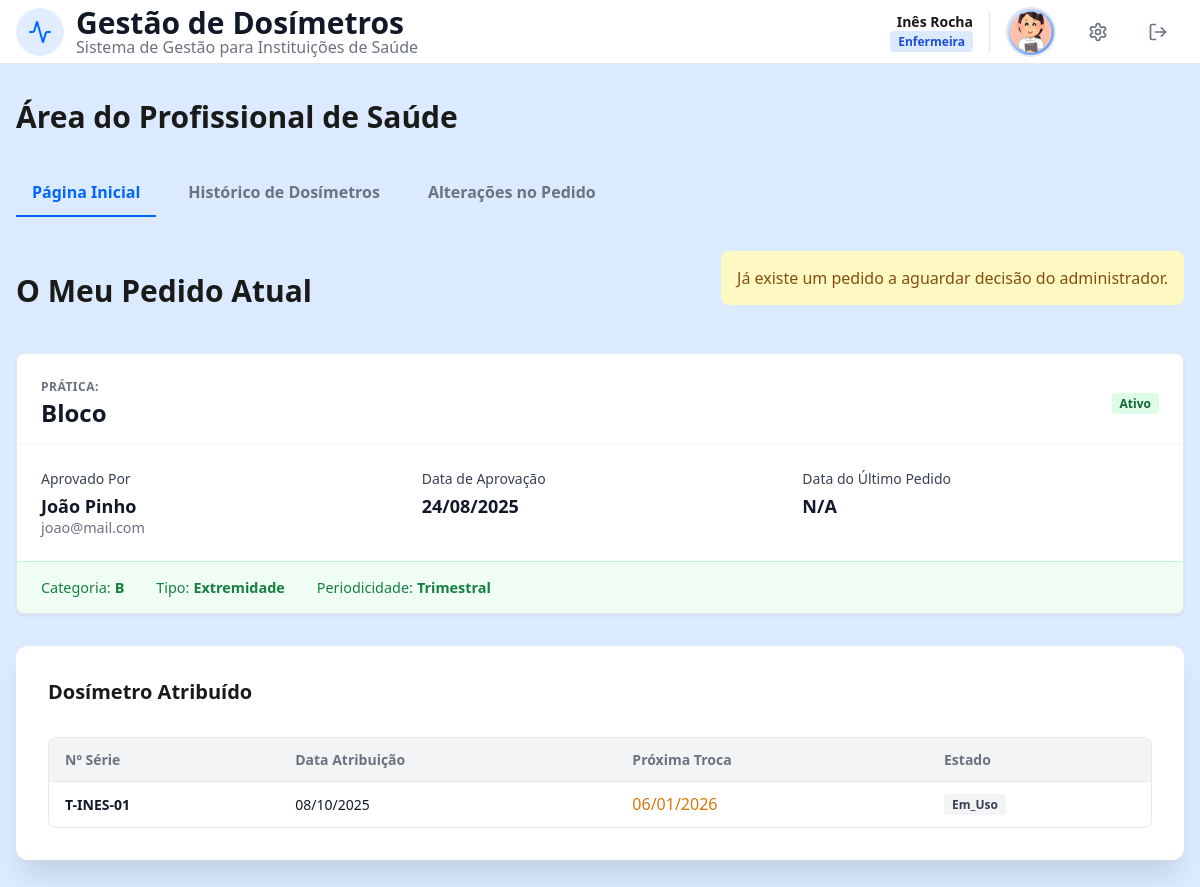
The page /HP.php (signed in) on the database its author committed.
### tables this page shows
CREATE TABLE DosimeterRequest (
    idR INTEGER PRIMARY KEY AUTOINCREMENT,
    idU INTEGER NOT NULL,
    pratica TEXT NOT NULL,
    requestDate DATETIME NOT NULL,
    decisionMade BOOLEAN DEFAULT 0,
    FOREIGN KEY (idU) REFERENCES User(idU) ON DELETE CASCADE
);

CREATE TABLE ApprovedRequest (
    idA INTEGER PRIMARY KEY AUTOINCREMENT,
    idR INTEGER NOT NULL,
    idP INTEGER NOT NULL,
    approvalDate DATETIME NOT NULL,
    periodicity TEXT CHECK(periodicity IN ('Mensal','Trimestral')) NOT NULL,
    riskCategory TEXT CHECK(riskCategory IN ('A', 'B')) NOT NULL,
    dosimeterType TEXT CHECK(dosimeterType IN ('Corpo Inteiro','Extremidade')) NOT NULL,
    status TEXT CHECK(status IN ('Ativo', 'Suspenso')) DEFAULT 'Ativo',
    FOREIGN KEY (idR) REFERENCES DosimeterRequest(idR) ON DELETE CASCADE,
    FOREIGN KEY (idP) REFERENCES User(idU) ON DELETE CASCADE
);

CREATE TABLE User (
    idU INTEGER PRIMARY KEY AUTOINCREMENT,
    name TEXT NOT NULL,
    surname TEXT NOT NULL, 
    birthDate DATE NOT NULL,
    sex TEXT CHECK(sex IN ('Female', 'Male', 'Other')) NOT NULL,
    email TEXT UNIQUE NOT NULL, 
    password TEXT NOT NULL,
    phoneN TEXT CHECK(phoneN GLOB '+[0-9][0-9][0-9]*'),
    userType TEXT CHECK(userType IN ('Administrador', 'Físico Médico', 'Profissional de Saúde')) NOT NULL,
    userStatus BOOLEAN DEFAULT 1,
    profilePic TEXT DEFAULT 'foto/12225881.png'
);

CREATE TABLE DosimeterAssignment (
    idDA INTEGER PRIMARY KEY AUTOINCREMENT,
    idA INTEGER NOT NULL,
    dosimeterSerial TEXT,
    assignmentDate DATETIME,
    nextReplacementDate DATETIME,
    periodicity TEXT CHECK(periodicity IN ('Mensal','Trimestral')) NOT NULL,
    status TEXT CHECK(status IN ('Por_Associar','Em_Uso','Suspenso')) DEFAULT 'Por_Associar',
    FOREIGN KEY (idA) REFERENCES ApprovedRequest(idA) ON DELETE CASCADE
);

### database/hp_db.php (called while the page is built, shortened)
<?php
function getLastRequest($db, $idUser) {
    $sql = "SELECT dr.pratica, dr.decisionMade, ar.status as stAp, ar.approvalDate,
            u.name, u.surname, u.email, rr.comment as motRej,
            da.dosimeterSerial, da.assignmentDate, da.nextReplacementDate, da.status as stDos,
            ar.riskCategory, ar.dosimeterType, ar.periodicity
            FROM DosimeterRequest dr
            LEFT JOIN ApprovedRequest ar ON dr.idR = ar.idR
            LEFT JOIN RejectedRequest rr ON dr.idR = rr.idR
            LEFT JOIN User u ON (ar.idP = u.idU OR rr.idP = u.idU)
            LEFT JOIN DosimeterAssignment da ON ar.idA = da.idA
            WHERE dr.idU = :id ORDER BY dr.requestDate DESC LIMIT 1";
    $stmt = $db->prepare($sql);
    $stmt->execute(['id' => $idUser]);
    return $stmt->fetch(PDO::FETCH_ASSOC);
}
function checkPendingChange($db, $idUser) {
    $sql = "SELECT COUNT(*)
            FROM ChangeRecord
            WHERE idUser = ? AND LOWER(TRIM(status)) = 'pendente'";
    $stmt = $db->prepare($sql);
    $stmt->execute([$idUser]);
    return $stmt->fetchColumn() > 0;
}
?>

### templates/hp_views.php (the view, shortened to what this page needs)
<?php
function getStatusClass($estado) {
    switch (strtolower(trim($estado))) {
        case 'ativo': return 'badge-green';
        default: return 'badge-gray';
    }
}
function renderHPTabs($currentTab) {
    ?>
    <div class="admin-tabs">
        <a href="HP.php?tab=dashboard" class="tab-link <?php echo $currentTab=='dashboard'?'active':''; ?>">Página Inicial</a>
        <a href="HP.php?tab=historico" class="tab-link <?php echo $currentTab=='historico'?'active':''; ?>">Histórico de Dosímetros</a>
        <a href="HP.php?tab=alteracoes" class="tab-link <?php echo $currentTab=='alteracoes'?'active':''; ?>">Alterações no Pedido</a>
    </div>
    <?php
}
function renderDashboard($hp, $last, $temPedidoPendente) {
    $stDash = 'Novo';
    if ($last) {
        if ($last['decisionMade'] == 0) $stDash = 'Pendente';
        elseif ($last['stAp']) $stDash = 'Aprovado';
        else $stDash = 'Rejeitado';
    }
    ?>
<?php if ($stDash === 'Aprovado'): ?>
        <div class="page-header-row mb1">
            <h2 class="titulo">O Meu Pedido Atual</h2>
            <?php if ($temPedidoPendente): ?>
            <div class="alert-container badge-yellow">
                Já existe um pedido a aguardar decisão do administrador.
            </div>
            <?php endif; ?>
        </div>
        <div class="summary-card">
            <div class="summary-header">
                <div class="summary-title-group">
                    <span class="summary-label">Prática:</span>
                    <span class="summary-value"><?php echo htmlspecialchars($last['pratica']); ?></span>
                </div>
                <div>
                    <span class="<?php echo getStatusClass($last['stAp']); ?> role-badge">
                        <?php echo htmlspecialchars($last['stAp']); ?>
                    </span>
                </div>
            </div>
            <div class="summary-body">
                <div>
                    <span class="profile-label">Aprovado Por</span>
                    <div class="nome">
                        <?php echo htmlspecialchars($last['name'].' '.$last['surname']); ?>
                    </div>
                    <div class="com-cinza">
                        <?php echo htmlspecialchars($last['email'] ?? ''); ?>
                    </div>
                </div>
                <div>
                    <span class="profile-label">Data de Aprovação</span>
                    <div class="nome"><?php echo date('d/m/Y', strtotime($last['approvalDate'])); ?></div>
                </div>
                <div>
                    <span class="profile-label">Data do Último Pedido</span>
                    <div class="nome"><?php echo isset($last['requestDate']) ? date('d/m/Y', strtotime($last['requestDate'])) : 'N/A'; ?></div>
                </div>
            </div>
            <div class="summary-footer">
                <span class="tech-item">Categoria: <strong><?php echo htmlspecialchars($last['riskCategory']); ?></strong></span>
                <span class="tech-item">Tipo: <strong><?php echo htmlspecialchars($last['dosimeterType']); ?></strong></span>
                <span class="tech-item">Periodicidade: <strong><?php echo htmlspecialchars($last['periodicity']); ?></strong></span>
            </div>
        </div>
        <div class="card mb2">
            <h3 class="titulo-separador mb1">Dosímetro Atribuído</h3>
            <div class="table-container">
                <table class="admin-table">
                    <thead><tr><th>Nº Série</th><th>Data Atribuição</th><th>Próxima Troca</th><th>Estado</th></tr></thead>
                    <tbody><tr>
                        <td>
                            <?php if($last['dosimeterSerial']): ?>
                                <strong class="serial-mono"><?php echo htmlspecialchars($last['dosimeterSerial']); ?></strong>
                            <?php else: ?>
                                <span class="text-muted">Por Associar</span>
                            <?php endif; ?>
                        </td>
                        <td><?php echo $last['assignmentDate']?date('d/m/Y',strtotime($last['assignmentDate'])):'-'; ?></td>
                        <td><?php echo $last['nextReplacementDate']?"<span class='com-laranja'>".date('d/m/Y',strtotime($last['nextReplacementDate']))."</span>":'-'; ?></td>
                        <td><span class="<?php echo getStatusClass($last['stDos']??'Pendente'); ?> role-badge"><?php echo htmlspecialchars($last['stDos']??'Pendente'); ?></span></td>
                    </tr></tbody>
                </table>
            </div>
        </div>
    <?php endif; ?>
    <?php
}
    ?>

### rows shown on the page
dosimeterrequest: pratica "Bloco", approvedrequest.status "Ativo", user.name+surname "João Pinho", user.email "joao@mail.com", approvedrequest.approvalDate "24/08/2025", approvedrequest.riskCategory "B", approvedrequest.dosimeterType "Extremidade", approvedrequest.periodicity "Trimestral", dosimeterassignment.dosimeterSerial "T-INES-01", dosimeterassignment.assignmentDate "08/10/2025", dosimeterassignment.nextReplacementDate "06/01/2026", dosimeterassignment.status "Em_Uso"

### other values the page prints
$userName . ' ' . $userSurname "Inês Rocha"
$roleLabel "Enfermeira"
